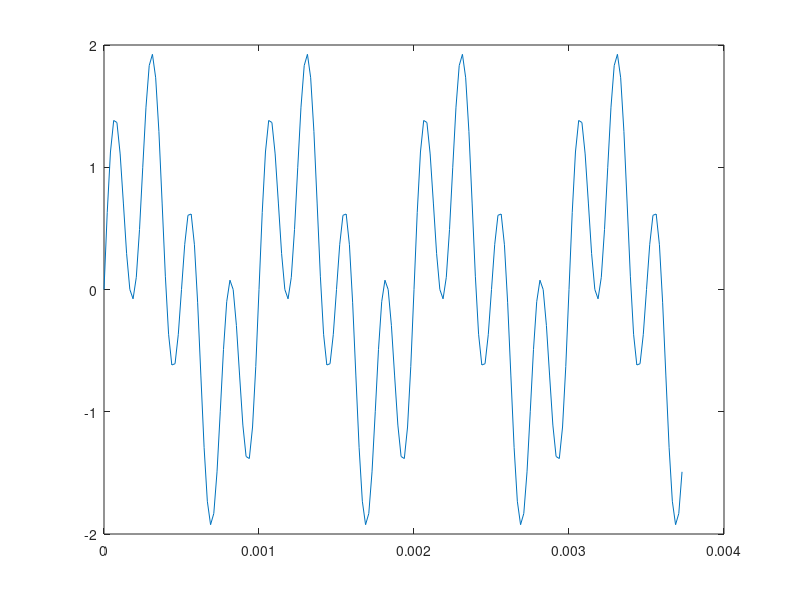

MATLAB code for this plot:
clear;

f1=1000;%1khz
f2=4000;%4khz

fs=48000;%48khz
N=180;

n=[0:N-1];

t=n/fs;

y1=sin(2*pi*f1*t);
y2=sin(2*pi*f2*t);

y=y1+y2;

plot(t,y);











